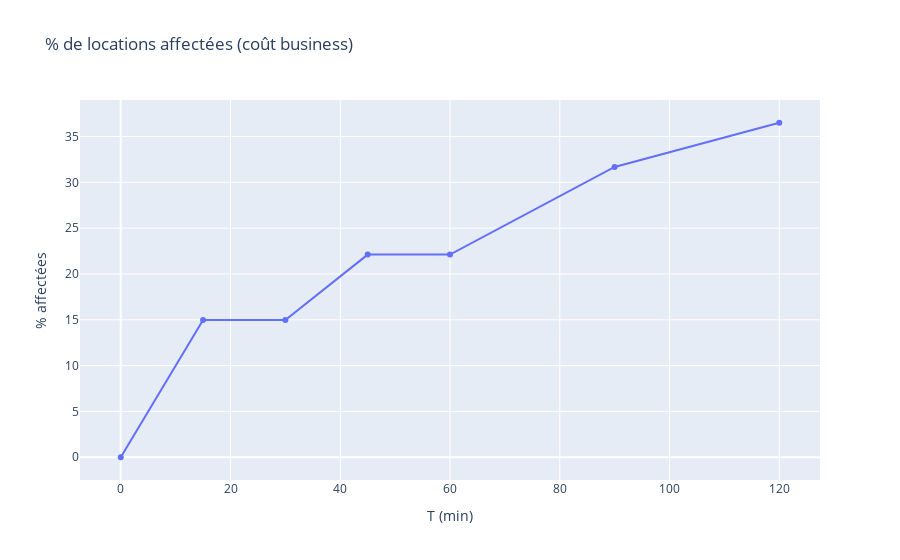

Here is the notebook cell this chart was saved with:
### Markdown cell above
Interprétation de la visualisation : 
- Axe X (T min) : le temps tampon minimum imposé entre deux locations (0, 15, 30, 45, 60, 90, 120…).
- Axe Y (% affectées) : la part de locations qui deviendraient non bookables / replanifiées car leur gap est inférieur à T.
- Plus T augmente, plus on "bloque" de locations : le coût business est augmenté.

### Code cell
fig = px.line(lost, x="T", y="pct_affected", markers=True,
              title="% de locations affectées (coût business)",
              labels={"T": "T (min)", "pct_affected": "% affectées"})
fig.show()

### Figure 1 — Plotly figure (JSON) as saved in the notebook; plotly's stock layout.template omitted (floating-point values rounded to 4 significant figures)
{"data": [{"hovertemplate": "T (min)=%{x}<br>% affectées=%{y}<extra></extra>", "legendgroup": "", "line": {"color": "#636efa", "dash": "solid"}, "marker": {"symbol": "circle"}, "mode": "lines+markers", "name": "", "orientation": "v", "showlegend": false, "type": "scatter", "x": [0, 15, 30, 45, 60, 90, 120], "xaxis": "x", "y": [0, 14.98, 14.98, 22.11, 22.11, 31.68, 36.5], "yaxis": "y"}], "layout": {"legend": {"tracegroupgap": 0}, "title": {"text": "% de locations affectées (coût business)"}, "xaxis": {"anchor": "y", "domain": [0, 1], "title": {"text": "T (min)"}}, "yaxis": {"anchor": "x", "domain": [0, 1], "title": {"text": "% affectées"}}}}
